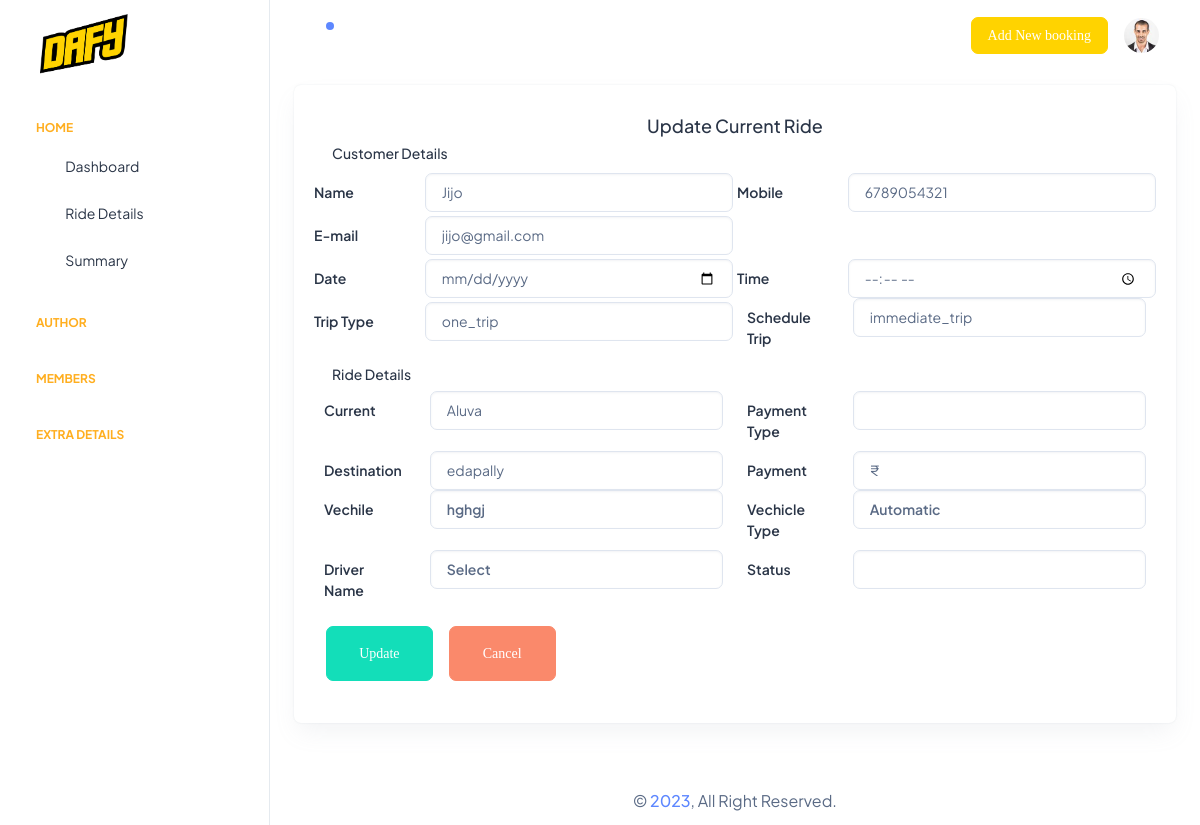
Page /backend/src/customer_update.php?id=23 (signed in) on the committed database.
### tables this page shows
CREATE TABLE `customer` (
  `id` int(11) NOT NULL,
  `name` varchar(30) NOT NULL,
  `email` varchar(20) NOT NULL,
  `phone` varchar(13) NOT NULL,
  `pick_up` varchar(40) NOT NULL,
  `drop_in` varchar(40) NOT NULL,
  `ride_type` varchar(30) NOT NULL,
  `time_ride` varchar(20) NOT NULL,
  `date` varchar(20) NOT NULL,
  `time` varchar(20) NOT NULL,
  `v_name` varchar(30) NOT NULL,
  `v_type` varchar(30) NOT NULL,
  `driver_name` varchar(30) NOT NULL,
  `payment_type` varchar(30) NOT NULL,
  `payment` varchar(20) NOT NULL,
  `status` varchar(20) NOT NULL
);

### backend/src/customer_update.php (the view, shortened to what this page needs)
<?php
include '../database/connection.php';  require_once "header.php";?>
<?php
    $g_id = $_GET['id'];
?>
<div class="container-fluid">
    <div class="row g-3">
        <div class="col-12 grid-margin">
            <div class="card">
                <div class="card-body">
                    <h4 class="card-title text-center">Update Current Ride </h4>
<?php
 $sql = mysqli_query($conn, "SELECT * FROM `customer` WHERE id= $g_id");
 if (mysqli_num_rows($sql) > 0) {
   while ($edit = mysqli_fetch_array($sql)) {
?>
                    <form class="form-sample" method="POST">
                        <h6 class="card-description m-2">Customer Details</h6>
                        <div class="row">
                            <div class="col-md-6 g-1">
                                <div class="form-group row">
                                    <label class="col-sm-3 col-form-label">Name</label>
                                    <div class="col-sm-9">
                                        <input type="text" class="form-control" name="u-name" value="<?php echo $edit['name']; ?>" />
                                    </div>
                                </div>
                            </div>
                            <div class="col-md-6 g-1">
                                <div class="form-group row">
                                    <label class="col-sm-3 col-form-label">Mobile</label>
                                    <div class="col-sm-9">
                                        <input type="text" class="form-control" name="u-mobile" value="<?php echo $edit['phone']; ?>" />
                                    </div>
                                </div>
                            </div>
                            <div class="col-md-6 g-1">
                                <div class="form-group row">
                                    <label class="col-sm-3 col-form-label">E-mail</label>
                                    <div class="col-sm-9">
                                        <input type="text" class="form-control" name="u-email" value="<?php echo $edit['email']; ?>" />
                                    </div>
                                </div>
                            </div>
                        </div>
                        <div class="row">
                            <div class="col-md-6 g-1">
                                <div class="form-group row">
                                    <label class="col-sm-3 col-form-label">Date</label>
                                    <div class="col-sm-9">
                                        <input type="date" class="form-control" name="u-date" value="<?php echo $edit['date']; ?>" />
                                    </div>
                                </div>
                            </div>
                            <div class="col-md-6 g-1">
                                <div class="form-group row">
                                    <label class="col-sm-3 col-form-label">Time</label>
                                    <div class="col-sm-9">
                                        <input type="time" class="form-control" name="u-time" value="<?php echo $edit['time']; ?>" />
                                    </div>
                                </div>
                            </div>
                        </div>
                        <div class="row">
                            <div class="col-md-6 g-1">
                                <div class="form-group row">
                                    <label class="col-sm-3 col-form-label">Trip Type </label>
                                    <div class="col-sm-9">
                                    <select class="form-control"  name="u-trip">
                                        <option selected><?php echo $edit['ride_type']; ?></option>
                                    </select>
                                    </div>
                                </div>
                            </div>
                            <div class="col-md-6">
                                <div class="form-group row">
                                    <label class="col-sm-3 col-form-label">Schedule Trip</label>
                                    <div class="col-sm-9">
                                    <select class="form-control" name="u-schedule">
                                        <option selected><?php echo $edit['time_ride']; ?></option>
                                    </select>
                                    </div>
                                </div>
                            </div>
                        </div>
                        <h6 class="card-description m-2">Ride Details</h6>
                        <div class="row">
                            <div class="col-md-6">
                                <div class="form-group row">
                                    <label class="col-sm-3 col-form-label">Current</label>
                                    <div class="col-sm-9">
                                    <input type="text" class="form-control" name="u-current" value="<?php echo $edit['pick_up']; ?>" />
                                    </div>
                                </div>
                            </div>
                            <div class="col-md-6">
                                <div class="form-group row">
                                    <label class="col-sm-3 col-form-label">Payment Type</label>
                                    <div class="col-sm-9" >
                                        <select class="form-control" name="u-paytype">
                                            <option selected><?php echo $edit['payment_type']; ?></option>
                                            <option value="G-pay">G-pay</option>
                                        </select>
                                    </div>
                                </div>
                            </div>
                        </div>
                        <div class="row">
                            <div class="col-md-6">
                                <div class="form-group row">
                                    <label class="col-sm-3 col-form-label">Destination</label>
                                    <div class="col-sm-9">
                                        <input type="text" class="form-control" name="u-destination" value="<?php echo $edit['drop_in']; ?>" />
                                    </div>
                                </div>
                            </div>
                            <div class="col-md-6">
                                <div class="form-group row">
                                    <label class="col-sm-3 col-form-label">Payment</label>
                                    <div class="col-sm-9">
                                        <input type="text" class="form-control" name="u-payment" value="₹ <?php echo $edit['payment']; ?>" />
                                    </div>
                                </div>
                            </div>
                        </div>
                        <div class="row">
                            <div class="col-md-6">
                                <div class="form-group row">
                                    <label class="col-sm-3 col-form-label">Vechile</label>
                                    <div class="col-sm-9">
                                            <select name="u-vechile" id="" class="form-control fw-semibold">
                                                <option selected><?php echo $edit['v_name']; ?></option>
                                            </select>
                                    </div>
                                </div>
                            </div>
                            <div class="col-md-6">
                                <div class="form-group row">
                                    <label class="col-sm-3 col-form-label">Vechicle Type</label>
                                    <div class="col-sm-9">
                                        <select name="u-vechile-type" id="" class="form-control fw-semibold">
                                                <option selected><?php echo $edit['v_type']; ?></option>
                                        </select>
                                    </div>
                                </div>
                            </div>
                        </div>
                        <div class="row">
                            <div class="col-md-6">
                                <div class="form-group row">
                                    <label class="col-sm-3 col-form-label">Driver Name</label>
                                    <div class="col-sm-9">
                                        <select name="u-driver" id="" class="form-control fw-semibold">
                                                <option selected>Select</option>
                                        </select>
                                    </div>
                                </div>
                            </div>
                            <div class="col-md-6">
                                <div class="form-group row">
                                    <label class="col-sm-3 col-form-label">Status</label>
                                    <div class="col-sm-9">
                                    <select class="form-control" name="u-status">
                                        <option active><?php echo $edit['status']; ?></option>
                                        <option>Confirm</option>
                                    </select>
                                    </div>
                                </div>
                            </div>
                        </div>
                        <div class="row g-1 m-1">
                            <div class="col-md-6">
                                <div class="form-group row">
                                    <a href="" class="col-sm-3 btn btn-success px-4 py-3 m-2" name="u-update"> Update</a>
                                    <a href="main.php" class="col-sm-3 btn btn-danger px-4 py-3 m-2" > Cancel</a>
                                </div>
                            </div>
                        </div>
                    </form>
<?php } }?>
                </div>
            </div>
        </div>
    </div>
</div>
<?php  require_once "footer.php"; ?>

### backend/src/header.php (shortened to what this page needs)
<?php include '../database/connection.php';
$session=$_SESSION['id'];
$sql=mysqli_query($conn,"SELECT * FROM `admin` WHERE `a_id`='$session'");
?>
<!doctype html>
<html lang="en">
<head>
    <link href="https://cdnjs.cloudflare.com/ajax/libs/font-awesome/5.10.0/css/all.min.css" rel="stylesheet">
    <link href="https://cdn.jsdelivr.net/npm/bootstrap-icons@1.4.1/font/bootstrap-icons.css" rel="stylesheet">
    <link rel="stylesheet" href="../assets/css/styles.min.css" />
    <link rel="stylesheet" href="https://cdnjs.cloudflare.com/ajax/libs/font-awesome/6.4.0/css/all.min.css" />
</head>
<body>
  <div class="page-wrapper" id="main-wrapper" data-layout="vertical" data-navbarbg="skin6" data-sidebartype="full"
    data-sidebar-position="fixed" data-header-position="fixed">
    <aside class="left-sidebar">
      <div>
        <div class="brand-logo d-flex align-items-center justify-content-between">
          <a href="./main.php" class="text-nowrap logo-img">
            <img src="../assets/images/logos/loader.png" width="120" alt="" />
          </a>
        </div>
        <nav class="sidebar-nav scroll-sidebar" data-simplebar="">
          <ul id="sidebarnav">
            <li class="nav-small-cap">
              <a class="sidebar-link text-warning" href="javascript:void(0)" aria-expanded="false">
              <i class="ti ti-dots nav-small-cap-icon fs-4"></i><span class="hide-menu">Home</span></a>
            </li>
                  <li class="sidebar-item">
                    <a  class="sidebar-link" href="main.php" aria-expanded="false">
                      <span>
                        <i class="ti ti-layout-dashboard"></i>
                      </span>
                      <span class="hide-menu">Dashboard</span>
                    </a>
                  </li>
                  <li class="sidebar-item">
                    <a class="sidebar-link" href="javascript:void(0)" aria-expanded="false">
                      <i class="ti ti-car"></i ><span class="hide-menu">Ride Details</span></a>
                  </li>
                <li class="sidebar-item">
                  <a class="sidebar-link" href="summary.php" aria-expanded="false">
                    <span>
                      <i class="ti ti-clipboard"></i>
                    </span>
                    <span class="hide-menu">Summary</span>
                  </a>
                </li>
            <li class="nav-small-cap">
              <a class="sidebar-link text-warning" href="javascript:void(0)" aria-expanded="false">
              <i class="ti ti-dots nav-small-cap-icon fs-4"></i><span class="hide-menu">AUTHOR</span></a>
            </li>
              <li class="nav-small-cap">
                <a class="sidebar-link text-warning" href="javascript:void(0)" aria-expanded="false">
                <i class="ti ti-dots nav-small-cap-icon fs-4"></i><span class="hide-menu">MEMBERS</span></a>
            </li>
            <li class="nav-small-cap">
            <a class="sidebar-link text-warning" href="javascript:void(0)" aria-expanded="false">
            <i class="ti ti-dots nav-small-cap-icon fs-4"></i><span class="hide-menu">EXTRA DETAILS</span></a>
              </li>
          </ul>
        </nav>
      </div>
    </aside>
    <div class="body-wrapper">
      <header class="app-header">
        <nav class="navbar navbar-expand-lg navbar-light">
          <ul class="navbar-nav">
            <li class="nav-item">
              <a class="nav-link nav-icon-hover" href="javascript:void(0)">
                <i class="ti ti-bell-ringing"></i>
                <div class="notification bg-primary rounded-circle"></div>
              </a>
            </li>
          </ul>
          <div class="navbar-collapse justify-content-end px-0" id="navbarNav">
            <ul class="navbar-nav flex-row ms-auto align-items-center justify-content-end">
            <a href="add_customer.php"  class="btn btn-primary d-flex align-items-center gap-2 " >Add New booking</a>
              <li class="nav-item dropdown">
                <a class="nav-link nav-icon-hover" href="javascript:void(0)" id="drop2" data-bs-toggle="dropdown"
                  aria-expanded="false">
                  <?php if ($sql->num_rows > 0) {  while ($view = mysqli_fetch_array($sql)){  ?>
                  <img src="../assets/images/profile/<?php echo $view['a_img']; ?>" alt="" width="35" height="35" class="rounded-circle">
                </a>
                <?php
                    } } else { echo '<tr><td colspan="12">No data found.</td></tr>'; }
                 ?>
              </li>
            </ul>
          </div>
        </nav>
      </header>

### rows in the picture
customer: u-name "Jijo", u-mobile "6789054321", u-email "jijo@gmail.com", u-trip "one_trip", u-schedule "immediate_trip", u-current "Aluva", u-destination "edapally", u-vechile "hghgj", u-vechile-type "Automatic"
